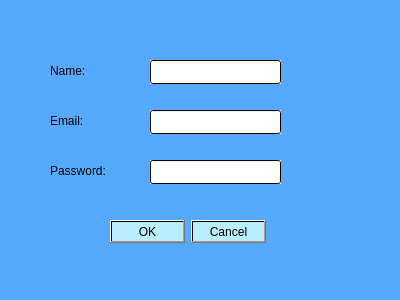
<?xml version="1.0" encoding="UTF-8"?>
<ui version="4.0">
 <class>singup_normal</class>
 <widget class="QDialog" name="singup_normal">
  <property name="geometry">
   <rect>
    <x>0</x>
    <y>0</y>
    <width>400</width>
    <height>300</height>
   </rect>
  </property>
  <property name="windowTitle">
   <string>Dialog</string>
  </property>
  <property name="styleSheet">
   <string notr="true">background-color: qlineargradient(spread:pad, x1:0, y1:0, x2:1, y2:1, stop:1 rgba(85, 170, 255, 255));</string>
  </property>
  <widget class="QLabel" name="label">
   <property name="geometry">
    <rect>
     <x>50</x>
     <y>110</y>
     <width>70</width>
     <height>21</height>
    </rect>
   </property>
   <property name="styleSheet">
    <string notr="true">color: qlineargradient(spread:pad, x1:0, y1:0, x2:1, y2:1, stop:1 rgba(0, 0, 0, 255));
font: 700 11pt &quot;Segoe UI&quot;;</string>
   </property>
   <property name="text">
    <string>Email:</string>
   </property>
  </widget>
  <widget class="QLabel" name="label_2">
   <property name="geometry">
    <rect>
     <x>50</x>
     <y>60</y>
     <width>70</width>
     <height>21</height>
    </rect>
   </property>
   <property name="styleSheet">
    <string notr="true">color: qlineargradient(spread:pad, x1:0, y1:0, x2:1, y2:1, stop:1 rgba(0, 0, 0, 255));
font: 700 11pt &quot;Segoe UI&quot;;</string>
   </property>
   <property name="text">
    <string>Name:</string>
   </property>
  </widget>
  <widget class="QLabel" name="label_3">
   <property name="geometry">
    <rect>
     <x>50</x>
     <y>160</y>
     <width>81</width>
     <height>21</height>
    </rect>
   </property>
   <property name="styleSheet">
    <string notr="true">color: qlineargradient(spread:pad, x1:0, y1:0, x2:1, y2:1, stop:1 rgba(0, 0, 0, 255));
font: 700 11pt &quot;Segoe UI&quot;;</string>
   </property>
   <property name="text">
    <string>Password:</string>
   </property>
  </widget>
  <widget class="QLineEdit" name="passw">
   <property name="geometry">
    <rect>
     <x>150</x>
     <y>160</y>
     <width>131</width>
     <height>24</height>
    </rect>
   </property>
   <property name="styleSheet">
    <string notr="true">color: qlineargradient(spread:pad, x1:0, y1:0, x2:1, y2:1, stop:1 rgba(0, 0, 0, 255));
background-color: qlineargradient(spread:pad, x1:0, y1:0, x2:1, y2:1, stop:0 rgba(255, 255, 255, 255));</string>
   </property>
   <property name="echoMode">
    <enum>QLineEdit::Password</enum>
   </property>
  </widget>
  <widget class="QLineEdit" name="email">
   <property name="geometry">
    <rect>
     <x>150</x>
     <y>110</y>
     <width>131</width>
     <height>24</height>
    </rect>
   </property>
   <property name="styleSheet">
    <string notr="true">color: qlineargradient(spread:pad, x1:0, y1:0, x2:1, y2:1, stop:1 rgba(0, 0, 0, 255));
background-color: qlineargradient(spread:pad, x1:0, y1:0, x2:1, y2:1, stop:0 rgba(255, 255, 255, 255));</string>
   </property>
  </widget>
  <widget class="QLineEdit" name="Name_3">
   <property name="geometry">
    <rect>
     <x>150</x>
     <y>60</y>
     <width>131</width>
     <height>24</height>
    </rect>
   </property>
   <property name="styleSheet">
    <string notr="true">color: qlineargradient(spread:pad, x1:0, y1:0, x2:1, y2:1, stop:1 rgba(0, 0, 0, 255));
background-color: qlineargradient(spread:pad, x1:0, y1:0, x2:1, y2:1, stop:0 rgba(255, 255, 255, 255));</string>
   </property>
  </widget>
  <widget class="QDialogButtonBox" name="okandcancel">
   <property name="geometry">
    <rect>
     <x>100</x>
     <y>220</y>
     <width>166</width>
     <height>24</height>
    </rect>
   </property>
   <property name="styleSheet">
    <string notr="true">color: qlineargradient(spread:pad, x1:0, y1:0, x2:1, y2:1, stop:1 rgba(0, 0, 0, 255));
background-color: qlineargradient(spread:pad, x1:0, y1:0, x2:1, y2:1, stop:1 rgba(184, 238, 255, 255));</string>
   </property>
   <property name="standardButtons">
    <set>QDialogButtonBox::Cancel|QDialogButtonBox::Ok</set>
   </property>
  </widget>
 </widget>
 <resources/>
 <connections/>
</ui>
